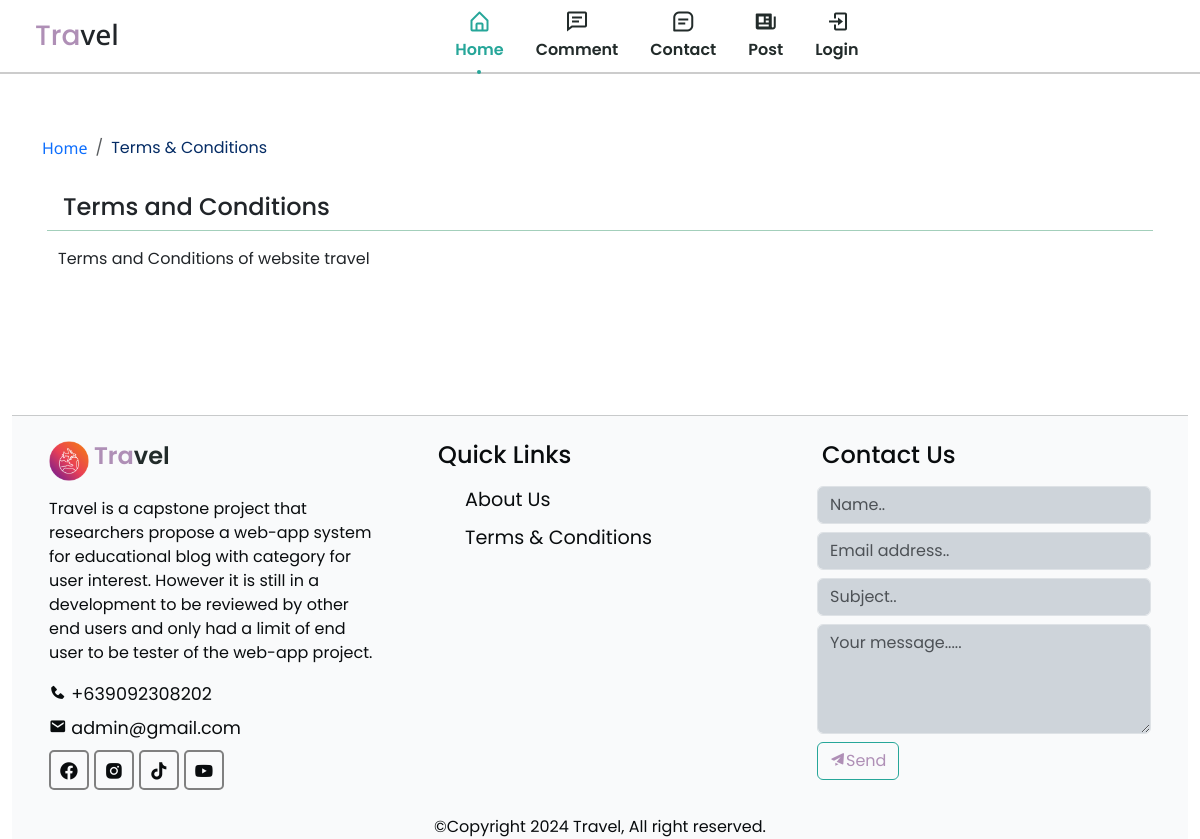
Page /terms.php on the committed database.
### tables this page shows
CREATE TABLE `pages` (
  `id` int(11) NOT NULL,
  `title` varchar(255) DEFAULT NULL,
  `details` text DEFAULT NULL,
  `contact` varchar(255) DEFAULT NULL,
  `email` varchar(255) DEFAULT NULL,
  `created_at` date NOT NULL DEFAULT current_timestamp(),
  `updated_at` date NOT NULL
);

CREATE TABLE `settings` (
  `id` int(11) NOT NULL,
  `favicon` varchar(255) DEFAULT NULL,
  `logo` varchar(255) DEFAULT NULL,
  `url` varchar(1000) DEFAULT NULL,
  `fb` varchar(1000) DEFAULT NULL,
  `instagram` varchar(1000) DEFAULT NULL,
  `tiktok` varchar(1000) DEFAULT NULL,
  `youtube` varchar(1000) DEFAULT NULL
);

### terms.php (the view, shortened to what this page needs)
<?php
include(ROOT_PATH.'/app/controllers/page.php');
?>
<!DOCTYPE html>
<html lang="en">
<head>
    <?php include(ROOT_PATH.'/app/includes/css.php')?>
</head>
<body>
    <?php
        include (ROOT_PATH . "/app/includes/nav.php");
    ?>
    <main>
        <?php
            $pgtitle = 'Terms and Conditions';
            $title = 'terms and conditions';
            $page_query = mysqli_query($conn, "SELECT * FROM pages WHERE title = '$pgtitle' OR title = '$title'");
        ?>
        <section class="container section section__height" id="home">
            <div class="d-flex justify-content-between fs-6 mx-auto my-3 py-2" aria-label="breadcrumb">
                <ol class="breadcrumb p-0 m-0 ">
                    <li class="breadcrumb-item text-primary"><a href="<?php echo BASE_URL.'/index.php'?>">Home</a></li>
                    <li class="breadcrumb-item active text-primary-emphasis" aria-current="page">Terms & Conditions</li>
                </ol>
            </div>
            <?php while($page = mysqli_fetch_assoc($page_query)):?>
            <div class="card mx-auto border-0">
                <h4 class="card-header bg-transparent border-success-subtle"><?php echo htmlentities($page['title'])?></h4>
                <div class="card-body">
                    <div class="card-text" name="aboutUs-details" align="justify"><?php echo html_entity_decode($page['details'])?></div>
                </div>
            </div>
            <?php endwhile;?>
        </section>
    <?php
        include (ROOT_PATH . "/app/includes/footer.php");
     ?>
</main>
</body>
</html>

### app/includes/footer.php (shortened to what this page needs)
<section class="container-fluid section section__height h-auto w-100" id="contact">
            <div class="footer container-fluid h-auto w-100">
                <div class="footer-content h-auto w-100">
                    <div class="footer-section about">
                        <?php
                            $settings_query = mysqli_query($conn, "SELECT * FROM settings WHERE id = 1");
                        ?>
                        <div class="logo-content mb-2">
                            <?php while($setting = mysqli_fetch_assoc($settings_query)):?>
                            <img src="<?php echo BASE_URL.'/app/upload/uploadSettingURL/uploadLogo/'?><?php echo htmlentities($setting['logo'])?>" alt="Logo" width="40px" height="40px">
                            <?php endwhile;?>
                            <h4 class="nav__logo"><span style="color: #af8fb6;">Tra</span>vel</h4>
                        </div>
                        <?php
                            $pageTitle = 'About Page';
                            $title = 'About';
                            $stmt = $conn->prepare("SELECT p.*, s.fb, s.instagram, s.tiktok, s.youtube
                                FROM pages p
                                LEFT JOIN settings s ON 1 = 1
                                WHERE p.title = ? OR p.title = ?");
                            $stmt->bind_param("ss", $pageTitle, $title);
                            $stmt->execute();
                            $result = $stmt->get_result();
                            if ($result->num_rows > 0) {
                                $row = $result->fetch_assoc();
                                echo "<p style='text-align: justify'>" . html_entity_decode($row['details']) . "</p>";
                                echo "<div class='contact-details'>";
                                echo "<span><i class='bx bxs-phone'></i>&nbsp;" . html_entity_decode($row['contact']) . "</span>";
                                echo "<span><i class='bx bxs-envelope'></i>&nbsp;" . html_entity_decode($row['email']) . "</span>";
                                echo "</div>";
                                echo "<div class='social'>";
                                echo "<a href='" . urldecode($row['fb']) . "' target='_blank'><i class='bx bxl-facebook-circle'></i></a>";
                                echo "<a href='" . urldecode($row['instagram']) . "' target='_blank'><i class='bx bxl-instagram-alt'></i></a>";
                                echo "<a href='" . urldecode($row['tiktok']) . "' target='_blank'><i class='bx bxl-tiktok'></i></a>";
                                echo "<a href='" . urldecode($row['youtube']) . "' target='_blank'><i class='bx bxl-youtube'></i></a>";
                                echo "</div>";
                            } else {
                                echo "No page details found.";
                            }
                        ?>
                    </div>
                    <div class="footer-section links">
                        <h4 class="card-title mb-3">Quick Links</h4>
                        <ul>
                            <a href="<?php echo BASE_URL.'/aboutUs.php'?>" target="_self"><li>About Us</li></a>
                            <a href="<?php echo BASE_URL.'/terms.php'?>" target="_self"><li>Terms & Conditions</li></a>
                        </ul>
                    </div>
                    <div class="footer-section contact-form">
                        <h4 class="card-title mb-3">Contact Us</h4>
                        <form action="contact.php" method="post" class="form-group" autocomplete="on" enctype="application/x-www-form-urlencoded">
                            <div class="mb-2 form-group">
                                <input type="text" name="name" class="form-control bg-dark-subtle" placeholder="Name..">
                            </div>
                            <div class="mb-2 form-group">
                                <input type="email" name="email" class="form-control bg-dark-subtle" placeholder="Email address.." >
                            </div>
                            <div class="mb-2 form-group">
                                <input type="text" name="subject" class="form-control bg-dark-subtle" placeholder="Subject.." >
                            </div>
                            <div class="mb-2 form-group">
                                <textarea rows="4" name="message" class="form-control bg-dark-subtle" placeholder="Your message....." ></textarea>
                            </div>
                            <div class="mb-1 form-group">
                                <button type="submit" name="contact-btn" class="btn read-more"><i class='bx bxs-paper-plane'></i>Send</button>
                            </div>
                        </form>
                    </div>
                </div>
                <div class="footer-bottom h-auto w-100" align="center">
                    &copy;Copyright <?php echo date('Y')?> Travel, All right reserved.
                </div>
            </div>
    </section>

### asset/css/skin.css (style rules this page uses)
:root { --header-height: 3rem; --hue: 174; --sat: 63%; --first-color: hsl(var(--hue), var(--sat), 40%); --first-color-alt: hsl(var(--hue), var(--sat), 36%); --title-color: hsl(var(--hue), 12%, 15%); --text-color: hsl(var(--hue), 8%, 35%); --body-color: hsl(var(--hue), 100%, 99%); --container-color: #FFF; --body-font: 'Poppins', sans-serif; --h1-font-size: 1.5rem; --normal-font-size: .938rem; --tiny-font-size: .625rem; --z-tooltip: 10; --z-fixed: 100; }
@media screen and (min-width: 968px) { :root { --h1-font-size: 2.25rem; --normal-font-size: 1rem; } }
* { box-sizing: border-box; padding: 0; margin: 0; }
html { scroll-behavior: smooth; }
body { margin: var(--header-height) 0 0 0; font-family: var(--body-font); font-size: var(--normal-font-size); background-color: var(--body-color); color: var(--text-color); }
ul { list-style: none; }
a { text-decoration: none !important; color: inherit !important; font-family: 'Noto Sans', sans-serif !important; }
img { max-width: 100%; height: auto; }
h1,h2,h3,h4,h5,h6 { font-family: 'Poppins', sans-serif !important; color: #090c0e; margin: 5px ; }
.section { padding: 2.5rem 0 1rem; }
.section__height { min-height: 100%; }
.container { max-width: 100%; margin-left: 1rem; margin-right: 1rem; }
.nav__logo { color: var(--title-color) !important; font-weight: 600; }
@media screen and (min-width: 767px) { body { margin: 0; } }
@media screen and (min-width: 767px) { .section { padding: 7rem 0 0; } }
@media screen and (min-width: 1024px) { .container { margin-left: auto; margin-right: auto; } }

### asset/css/index.css (style rules this page uses)
* { margin: 0; padding: 0; box-sizing: border-box; list-style: none; font-family: var(--font-default); }
:root { --text: #090c0e; --background: #f5f7f9; --primary: #738ba4; --secondary: #b6a3c3; --accent: #af8fb6; --text-dark: #eff3f5; --background-dark: #06080a; --primary-dark: #5b728b; --secondary-dark: #503c5d; --accent-dark: #68496f; --font-default: 'Poppins', sans-serif; --font-primary: 'Open Sans', sans-serif; --font-secondary: 'Noto Sans', sans-serif; }
html, body { height: 100%; }
.btn { border: 1px solid #26A699 !important; background: transparent !important; color: var(--accent)!important; }
button { border: none; background: none; }

### asset/css/main.css (style rules this page uses)
* { margin: 0; padding: 0; box-sizing: border-box; list-style: none; font-family: var(--font-default); }
:root { --text: #090c0e; --background: #f5f7f9; --primary: #738ba4; --secondary: #b6a3c3; --accent: #af8fb6; --text-dark: #eff3f5; --background-dark: #06080a; --primary-dark: #5b728b; --secondary-dark: #503c5d; --accent-dark: #68496f; --font-default: 'Poppins', sans-serif; --font-primary: 'Open Sans', sans-serif; --font-secondary: 'Noto Sans', sans-serif; }
html, body { height: 100%; }
.logo-content { display: flex; align-items: center; }
button { border: none; background: none; }
.footer { background: rgba(245, 247, 249, 0.6); color: var(--text); height: 400px; position: relative; border-top: 1px solid rgba(9, 12, 14, 0.2); }
.footer .footer-content { height: 350px; display: flex; }
.footer .footer-content .footer-section { flex: 1; padding: 25px; }
.footer .footer-content .about .contact-details span { display: block; font-size: 1.1em !important; margin-bottom: 8px; }
.footer .footer-content .about .social a { border: 2px solid gray; width: 40px; height: 40px; padding-top: 5px; margin-right: 5px; text-align: center; display: inline-block; font-size: 1.3em !important; border-radius: 5px; transition: all .3s; }
.footer .footer-content .links ul a { display: block; margin-bottom: 10px; font-size: 1.2em !important; transition: all .3s; }

### rows in the picture
pages: title "Terms and Conditions", details "Terms and Conditions of website travel"
settings: logo (picture)
pages: details "Travel is a capstone project that researchers propose a web-app system for educational blog with category for user interest. However it is still in a development to be reviewed by other end users and only had a limit of end user to be tester of the web-app project.", contact "+639092308202", email "admin@gmail.com"
